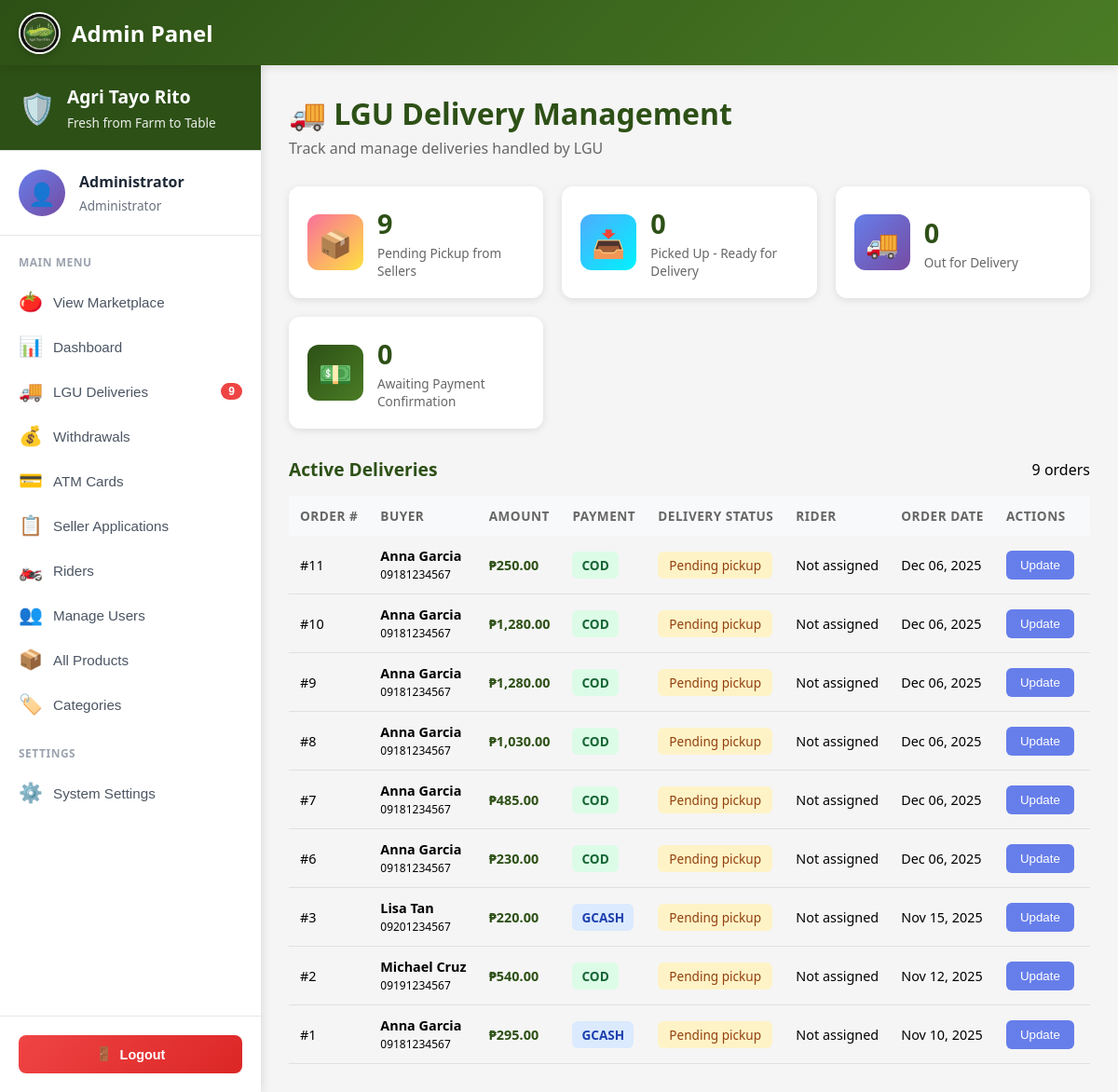
Screenshot of /public/profile/admin/deliveries (signed in) with the database file from the repository.
### tables this page shows
CREATE TABLE `orders` (
  `orderID` int(11) NOT NULL,
  `buyerID` int(11) NOT NULL,
  `order_date` timestamp NOT NULL DEFAULT current_timestamp(),
  `total_amount` decimal(10,2) NOT NULL,
  `order_status` enum('pending','processing','shipped','delivered','cancelled') DEFAULT 'pending',
  `delivery_address` text NOT NULL,
  `delivery_municipality` varchar(100) NOT NULL,
  `delivery_province` varchar(100) NOT NULL,
  `delivery_postal_code` varchar(10) NOT NULL,
  `payment_method` enum('cash_on_delivery','gcash','bank_transfer') DEFAULT 'cash_on_delivery',
  `payment_status` enum('pending','paid','failed') DEFAULT 'pending',
  `payment_method_new` enum('cod','gcash','paymaya') NOT NULL DEFAULT 'cod',
  `shipping_fee` decimal(10,2) DEFAULT 0.00,
  `lgu_delivery_status` enum('pending_pickup','picked_up','in_transit','delivered','failed') DEFAULT 'pending_pickup',
  `assigned_rider_id` int(11) DEFAULT NULL,
  `rider_assigned_at` timestamp NULL DEFAULT NULL,
  `picked_up_at` timestamp NULL DEFAULT NULL,
  `delivered_at` timestamp NULL DEFAULT NULL,
  `payment_received_by_lgu_at` timestamp NULL DEFAULT NULL,
  `credited_to_seller_at` timestamp NULL DEFAULT NULL,
  `lgu_notes` text DEFAULT NULL,
  `receipt_generated` tinyint(1) DEFAULT 0,
  `notes` text DEFAULT NULL,
  `updated_at` timestamp NOT NULL DEFAULT current_timestamp() ON UPDATE current_timestamp()
);

CREATE TABLE `users` (
  `userID` int(11) NOT NULL,
  `email` varchar(255) NOT NULL,
  `profile_image` varchar(500) DEFAULT NULL,
  `password_hash` varchar(255) NOT NULL,
  `full_name` varchar(200) NOT NULL,
  `phone` varchar(20) DEFAULT NULL,
  `avatar` varchar(255) DEFAULT '/images/avatars/avt1.jpg',
  `role` enum('buyer','seller','admin') DEFAULT 'buyer',
  `is_active` tinyint(1) DEFAULT 1,
  `created_at` timestamp NOT NULL DEFAULT current_timestamp(),
  `updated_at` timestamp NOT NULL DEFAULT current_timestamp() ON UPDATE current_timestamp()
);

### app/views/profile/admin/deliveries.php (the view, shortened to what this page needs)
<?php
$db = new Database();
$conn = $db->connect();
$stats = [];
$stmt = $conn->query("SELECT COUNT(*) as total FROM orders WHERE lgu_delivery_status = 'pending_pickup'");
$stats['pending_pickup'] = $stmt->fetch(PDO::FETCH_ASSOC)['total'];
$stmt = $conn->query("SELECT COUNT(*) as total FROM orders WHERE lgu_delivery_status = 'picked_up'");
$stats['picked_up'] = $stmt->fetch(PDO::FETCH_ASSOC)['total'];
$stmt = $conn->query("SELECT COUNT(*) as total FROM orders WHERE lgu_delivery_status = 'in_transit'");
$stats['in_transit'] = $stmt->fetch(PDO::FETCH_ASSOC)['total'];
$stmt = $conn->query("SELECT COUNT(*) as total FROM orders WHERE lgu_delivery_status = 'delivered' AND payment_received_by_lgu_at IS NULL");
$stats['awaiting_payment'] = $stmt->fetch(PDO::FETCH_ASSOC)['total'];
$query = "SELECT o.*, u.full_name as buyer_name, u.phone, dr.rider_name
          FROM orders o
          JOIN users u ON o.buyerID = u.userID
          LEFT JOIN delivery_riders dr ON o.assigned_rider_id = dr.riderID
          WHERE o.lgu_delivery_status != 'delivered' OR o.payment_received_by_lgu_at IS NULL
          ORDER BY
            CASE o.lgu_delivery_status
              WHEN 'pending_pickup' THEN 1
              WHEN 'picked_up' THEN 2
              WHEN 'in_transit' THEN 3
              WHEN 'delivered' THEN 4
            END,
            o.order_date DESC";
$stmt = $conn->query($query);
$orders = $stmt->fetchAll(PDO::FETCH_ASSOC);
?>
<!DOCTYPE html>
<html lang="en">
<head>
    <link rel="stylesheet" href="<?php echo BASE_URL; ?>css/responsive.css">
    <link rel="stylesheet" href="<?php echo BASE_URL; ?>css/admin/dashboard.css">
</head>
<body>
    <?php
    require_once __DIR__ . '/admin-nav.php';
    ?>
    <main class="main-content">
        <div class="page-header">
            <h1 class="page-title">🚚 LGU Delivery Management</h1>
            <p class="page-subtitle">Track and manage deliveries handled by LGU</p>
        </div>
        <section class="stats-section">
            <div class="stat-card">
                <div class="stat-icon" style="background: linear-gradient(135deg, #fa709a 0%, #fee140 100%);">📦</div>
                <div class="stat-info">
                    <h3 class="stat-value"><?php echo number_format($stats['pending_pickup']); ?></h3>
                    <p class="stat-label">Pending Pickup from Sellers</p>
                </div>
            </div>
            <div class="stat-card">
                <div class="stat-icon" style="background: linear-gradient(135deg, #4facfe 0%, #00f2fe 100%);">📥</div>
                <div class="stat-info">
                    <h3 class="stat-value"><?php echo number_format($stats['picked_up']); ?></h3>
                    <p class="stat-label">Picked Up - Ready for Delivery</p>
                </div>
            </div>
            <div class="stat-card">
                <div class="stat-icon" style="background: linear-gradient(135deg, #667eea 0%, #764ba2 100%);">🚚</div>
                <div class="stat-info">
                    <h3 class="stat-value"><?php echo number_format($stats['in_transit']); ?></h3>
                    <p class="stat-label">Out for Delivery</p>
                </div>
            </div>
            <div class="stat-card">
                <div class="stat-icon" style="background: linear-gradient(135deg, #2d5016 0%, #4a7c25 100%);">💵</div>
                <div class="stat-info">
                    <h3 class="stat-value"><?php echo number_format($stats['awaiting_payment']); ?></h3>
                    <p class="stat-label">Awaiting Payment Confirmation</p>
                </div>
            </div>
        </section>
        <section class="orders-section">
            <div class="section-header">
                <h2 class="section-title">Active Deliveries</h2>
                <span class="badge"><?php echo count($orders); ?> orders</span>
            </div>
            <?php if (count($orders) > 0): ?>
            <div class="table-container">
                <table class="data-table">
                    <thead>
                        <tr>
                            <th>Order #</th>
                            <th>Buyer</th>
                            <th>Amount</th>
                            <th>Payment</th>
                            <th>Delivery Status</th>
                            <th>Rider</th>
                            <th>Order Date</th>
                            <th>Actions</th>
                        </tr>
                    </thead>
                    <tbody>
                        <?php foreach ($orders as $order): ?>
                        <tr>
                            <td>#<?php echo $order['orderID']; ?></td>
                            <td>
                                <div><strong><?php echo htmlspecialchars($order['buyer_name']); ?></strong></div>
                                <small><?php echo htmlspecialchars($order['phone']); ?></small>
                            </td>
                            <td class="amount">₱<?php echo number_format($order['total_amount'], 2); ?></td>
                            <td>
                                <span class="payment-badge payment-<?php echo $order['payment_method_new']; ?>">
                                    <?php echo strtoupper($order['payment_method_new']); ?>
                                </span>
                            </td>
                            <td>
                                <span class="status-badge delivery-<?php echo $order['lgu_delivery_status']; ?>">
                                    <?php echo str_replace('_', ' ', ucfirst($order['lgu_delivery_status'])); ?>
                                </span>
                            </td>
                            <td>
                                <?php if ($order['rider_name']): ?>
                                    <span class="rider-info">🏍️ <?php echo htmlspecialchars($order['rider_name']); ?></span>
                                <?php else: ?>
                                    <span class="text-muted">Not assigned</span>
                                <?php endif; ?>
                            </td>
                            <td><?php echo date('M d, Y', strtotime($order['order_date'])); ?></td>
                            <td>
                                <button onclick="showDeliveryActions(<?php echo $order['orderID']; ?>, '<?php echo $order['lgu_delivery_status']; ?>')"
                                        class="btn-action">Update</button>
                            </td>
                        </tr>
                        <?php endforeach; ?>
                    </tbody>
                </table>
            </div>
            <?php else: ?>
            <div class="no-data">
                <p>✅ All deliveries completed and payments confirmed!</p>
            </div>
            <?php endif; ?>
        </section>
    </main>
</body>
</html>

### public/css/admin/dashboard.css (style rules this page uses)
* { margin: 0; padding: 0; box-sizing: border-box; }
body { font-family: 'Segoe UI', Tahoma, Geneva, Verdana, sans-serif; background: #f5f5f5; }
.main-content { margin-top: 75px; padding: 30px; max-width: 1400px; margin-left: auto; margin-right: auto; }
.page-header { margin-bottom: 30px; }
.page-title { font-size: 2rem; color: #2d5016; margin-bottom: 5px; font-weight: 700; }
.page-subtitle { font-size: 1rem; color: #666; }
.stats-section { display: grid; grid-template-columns: repeat(auto-fit, minmax(250px, 1fr)); gap: 20px; margin-bottom: 30px; }
.stat-card { background: white; border-radius: 12px; padding: 20px; display: flex; align-items: center; gap: 15px; box-shadow: 0 2px 8px rgba(0, 0, 0, 0.1); transition: all 0.3s; }
.stat-icon { width: 60px; height: 60px; border-radius: 12px; display: flex; align-items: center; justify-content: center; font-size: 1.8rem; color: white; }
.stat-info { flex: 1; }
.stat-value { font-size: 1.8rem; color: #2d5016; font-weight: 700; margin-bottom: 3px; }
.stat-label { font-size: 0.85rem; color: #666; }
.section-header { display: flex; justify-content: space-between; align-items: center; margin-bottom: 15px; }
.section-title { font-size: 1.2rem; color: #2d5016; font-weight: 700; }
.table-container { overflow-x: auto; }
.data-table { width: 100%; border-collapse: collapse; }
.data-table thead { background: #f8f9fa; }
.data-table th { padding: 12px; text-align: left; font-size: 0.85rem; color: #666; font-weight: 600; text-transform: uppercase; letter-spacing: 0.5px; }
.data-table td { padding: 12px; border-bottom: 1px solid #e0e0e0; font-size: 0.9rem; }
.status-badge { padding: 4px 10px; border-radius: 12px; font-size: 0.75rem; font-weight: 600; display: inline-block; }

### app/views/profile/admin/admin-nav.php (style rules this page uses)
.main-content { margin-left: 280px; margin-top: 70px; padding: 30px; min-height: calc(100vh - 70px); }

### app/views/profile/admin/deliveries.php (style rules this page uses)
.payment-badge { padding: 5px 10px; border-radius: 6px; font-size: 0.85rem; font-weight: bold; }
.payment-cod { background: #dcfce7; color: #166534; }
.payment-gcash, .payment-paymaya { background: #dbeafe; color: #1e40af; }
.status-badge { padding: 5px 12px; border-radius: 6px; font-size: 0.85rem; font-weight: 500; white-space: nowrap; }
.delivery-pending_pickup { background: #fef3c7; color: #92400e; }
.btn-action { padding: 8px 15px; background: #667eea; color: white; border: none; border-radius: 6px; cursor: pointer; margin-right: 5px; }
.amount { font-weight: bold; color: #2d5016; }

### rows the page displays
orders: orderID "9", receipt_generated "0", buyerID.full_name "Anna Garcia", buyerID.phone "09181234567", total_amount "1,280.00", payment_method_new "COD", lgu_delivery_status "Pending pickup", order_date "Dec 06, 2025"
orders: orderID "11", buyerID.full_name "Anna Garcia", buyerID.phone "09181234567", total_amount "250.00", payment_method_new "COD", lgu_delivery_status "Pending pickup", order_date "Dec 06, 2025"
orders: orderID "10", buyerID.full_name "Anna Garcia", buyerID.phone "09181234567", total_amount "1,280.00", payment_method_new "COD", lgu_delivery_status "Pending pickup", order_date "Dec 06, 2025"
orders: orderID "8", buyerID.full_name "Anna Garcia", buyerID.phone "09181234567", total_amount "1,030.00", payment_method_new "COD", lgu_delivery_status "Pending pickup", order_date "Dec 06, 2025"
orders: orderID "7", buyerID.full_name "Anna Garcia", buyerID.phone "09181234567", total_amount "485.00", payment_method_new "COD", lgu_delivery_status "Pending pickup", order_date "Dec 06, 2025"
orders: orderID "6", buyerID.full_name "Anna Garcia", buyerID.phone "09181234567", total_amount "230.00", payment_method_new "COD", lgu_delivery_status "Pending pickup", order_date "Dec 06, 2025"
orders: orderID "3", buyerID.full_name "Lisa Tan", buyerID.phone "09201234567", total_amount "220.00", payment_method_new "GCASH", lgu_delivery_status "Pending pickup", order_date "Nov 15, 2025"
orders: orderID "2", buyerID.full_name "Michael Cruz", buyerID.phone "09191234567", total_amount "540.00", payment_method_new "COD", lgu_delivery_status "Pending pickup", order_date "Nov 12, 2025"
orders: orderID "1", buyerID.full_name "Anna Garcia", buyerID.phone "09181234567", total_amount "295.00", payment_method_new "GCASH", lgu_delivery_status "Pending pickup", order_date "Nov 10, 2025"

### other values shown
$_SESSION['username'] "Administrator"
$pending_pickups "9"
count($orders) "9"
